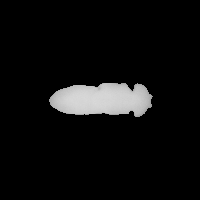
%> input picture image_processing/basisImage.tiff, 200 x 200 px
$ octave --eval "result = segmentImage_combo(imread('basisImage.tiff'));"   (GNU Octave 9; MATLAB toolbox functions it lacks are replaced by stand-ins)
%> lines starting %> are read from the running program, lines starting %| are printed output that depends on the picture; in (x1, y1, x2, y2) boxes, pixels count from 0 and x2, y2 are one past the last pixel; in counts of white or black regions, pixels touching at a corner belong together; the program's own positions count from 1
function [imageOut,mask] = segmentImage_combo(image,dilateSize,cannyParameter,threshold,alpha,maxIter,minimumArea,chanVeseOff)
%segmentImage_combo segments an image from its background
%
%   Input variables:
%
%       image -> image to be analyzed
%       dilateSize -> initial dilation size for image segmentation
%       cannyParameter -> parameter for Canny edge detection
%       threshold -> threshold for image segmentation
%       minimumArea -> minimum allowed area for segmented image
%       alpha, maxIter, chanVeseOff -> not used in this version of the code
%
%
%   Output variables:
%
%       imageOut -> segmented image
%       mask -> binary mask that is 'true' for non-zero pixels in imageOut
%
%
% (C) Gordon J. Berman, 2014
%     Princeton University


    if nargin < 2 || isempty(dilateSize) == 1
        dilateSize = 3;
    end

    if nargin < 3 || isempty(cannyParameter) == 1
        cannyParameter = .1;
    end

    if nargin < 4 || isempty(threshold) == 1
        threshold = 0;
    end

    if nargin < 5 || isempty(alpha) == 1
        alpha = .5;
    end

    if nargin < 6 || isempty(maxIter) == 1
        maxIter = 10;
    end

    if nargin < 7 || isempty(minimumArea) == 1
        minimumArea = 3500;
    end

    if nargin < 8 || isempty(chanVeseOff)
        chanVeseOff = true;
    else
        chanVeseOff = true;
    end


    image(image > 255 - threshold) = 255;
%> image is the input picture: size 200x200 uint8; min 0, max 217, mean 13.7


%% Canny edge detection and dilation

    E = edge(image,'canny',cannyParameter,'nothinning');
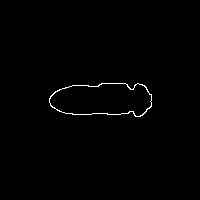
%> E: size 200x200 logical; 0.69% white in thin lines or dots, all inside (x1, y1, x2, y2) = (49, 83, 152, 117)
    se = strel('square',dilateSize);        % Initialize structuring element
    E2 = imdilate(E,se);                    % Dialete the edge with element
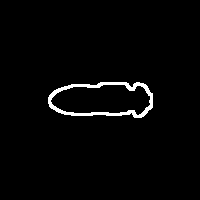
%> E2: size 200x200 logical; 2.2% white; 1 white region, box (x1, y1, x2, y2) and area: (48, 82, 153, 118) 865
    mask = imfill(E2,'holes');              % Fill holes in the edge
%> mask: size 200x200 logical; 7.8% white; 1 white region, box (x1, y1, x2, y2) and area: (48, 82, 153, 118) 3129
    mask = imerode(mask,se);
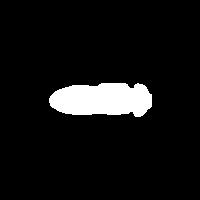
%> mask: size 200x200 logical; 7.1% white; 1 white region, box (x1, y1, x2, y2) and area: (49, 83, 152, 117) 2831

    % Find connected components in filled mask
    CC = bwconncomp(mask,4);
%> CC = 1 connected component

    % If more than one connected component exists, take the largest one and
    % set the remainders to zero
    if length(CC.PixelIdxList) > 1
        lengths = zeros(1,length(CC.PixelIdxList));
        for j=1:length(lengths)
            lengths(j) = length(CC.PixelIdxList{j});
        end
        [~,idx] = max(lengths);
        temp = mask;
        temp(:) = 0;
        temp(CC.PixelIdxList{idx}) = 1;
        mask = temp;
    end


%% Continue to dialate image up to dilate size of 6, if area < min area


    while sum(mask(:)) < minimumArea && dilateSize <= 6 && cannyParameter > 0

        dilateSize = dilateSize + 1;
        cannyParameter = .1;
        se = strel('square',dilateSize);
        E2 = imdilate(E,se);
        mask = imfill(E2,'holes');

        CC = bwconncomp(mask,4);
        if length(CC.PixelIdxList) > 1
            lengths = zeros(1,length(CC.PixelIdxList));
            for j=1:length(lengths)
                lengths(j) = length(CC.PixelIdxList{j});
            end
            [~,idx] = max(lengths);
            temp = mask;
            temp(:) = 0;
            temp(CC.PixelIdxList{idx}) = 1;
            mask = temp;
        end


    end
%> this loop made 3 passes
%> pass 1, in segmentImage_combo, `E2 = imdilate(E,se);`:
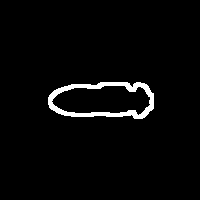
%> E2: size 200x200 logical; 2.9% white; 1 white region, box (x1, y1, x2, y2) and area: (48, 82, 154, 119) 1156
%> pass 1, in segmentImage_combo, `mask = imfill(E2,'holes');`:
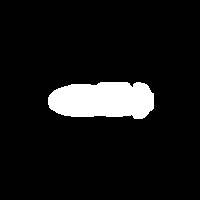
%> mask: size 200x200 logical; 8.2% white; 1 white region, box (x1, y1, x2, y2) and area: (48, 82, 154, 119) 3281
%> pass 2, in segmentImage_combo, `E2 = imdilate(E,se);`:
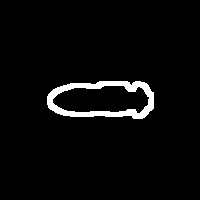
%> E2: size 200x200 logical; 3.6% white; 1 white region, box (x1, y1, x2, y2) and area: (47, 81, 154, 119) 1446
%> pass 2, in segmentImage_combo, `mask = imfill(E2,'holes');`:
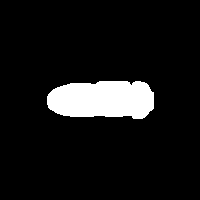
%> mask: size 200x200 logical; 8.6% white; 1 white region, box (x1, y1, x2, y2) and area: (47, 81, 154, 119) 3434

    % Filter the image by the mask
    if mean(image(:)) < 100
        imageOut = immultiply(mask,image);
    else
        imageOut = immultiply(mask,imcomplement(image));
    end
